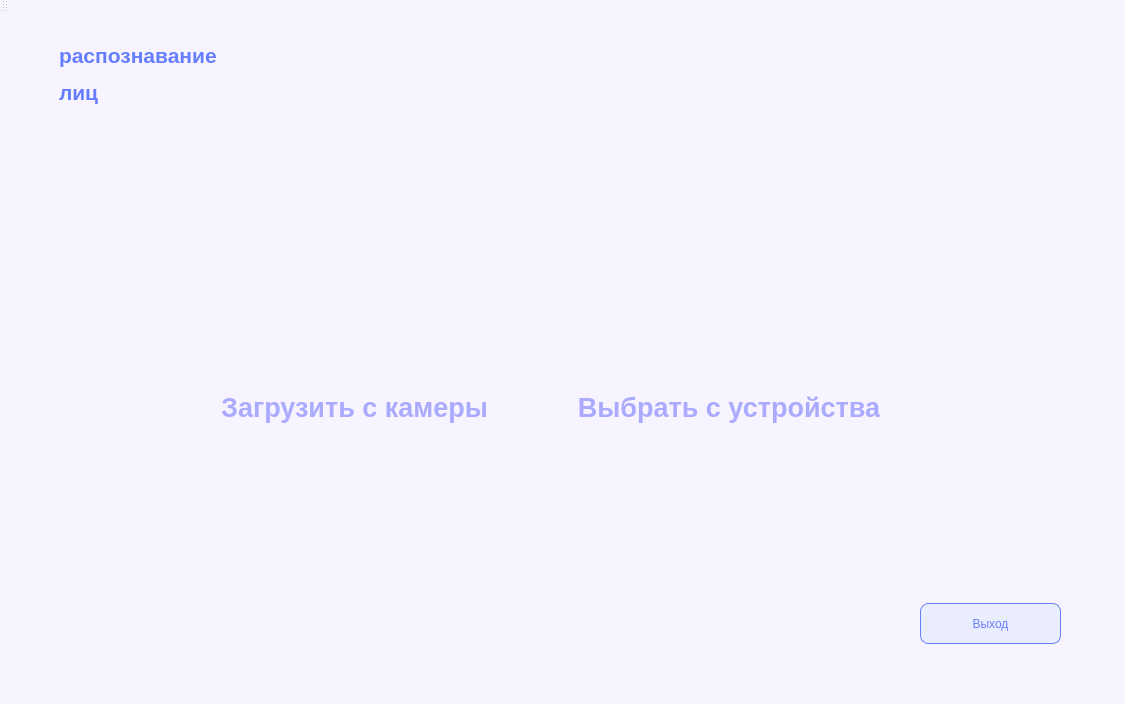
<?xml version="1.0" encoding="UTF-8"?>
<ui version="4.0">
 <class>MainWindow</class>
 <widget class="QMainWindow" name="MainWindow">
  <property name="geometry">
   <rect>
    <x>0</x>
    <y>0</y>
    <width>1125</width>
    <height>704</height>
   </rect>
  </property>
  <property name="windowTitle">
   <string>MainWindow</string>
  </property>
  <property name="styleSheet">
   <string notr="true">border-left: 5px;
background-color: rgb(248, 244, 255);
font: 75 10pt &quot;MS Shell Dlg 2&quot;;</string>
  </property>
  <widget class="QWidget" name="centralWidget">
   <widget class="QPushButton" name="pushButton">
    <property name="geometry">
     <rect>
      <x>920</x>
      <y>590</y>
      <width>141</width>
      <height>41</height>
     </rect>
    </property>
    <property name="sizePolicy">
     <sizepolicy hsizetype="Fixed" vsizetype="Fixed">
      <horstretch>0</horstretch>
      <verstretch>0</verstretch>
     </sizepolicy>
    </property>
    <property name="styleSheet">
     <string notr="true">background-color: rgb(234, 237, 253);
border: 0.5px solid rgb(101, 126, 253);
border-radius: 8px;
color: rgb(105, 127, 254);
text-align: center;
font: 75 20pt &quot;MS Shell Dlg 2&quot;;</string>
    </property>
    <property name="text">
     <string>Выход</string>
    </property>
   </widget>
   <widget class="QWidget" name="layoutWidget">
    <property name="geometry">
     <rect>
      <x>10</x>
      <y>0</y>
      <width>332</width>
      <height>122</height>
     </rect>
    </property>
    <layout class="QHBoxLayout" name="horizontalLayout_3">
     <item>
      <widget class="QPushButton" name="pushButton_2">
       <property name="sizePolicy">
        <sizepolicy hsizetype="Fixed" vsizetype="Fixed">
         <horstretch>0</horstretch>
         <verstretch>0</verstretch>
        </sizepolicy>
       </property>
       <property name="styleSheet">
        <string notr="true">background-color: none;
border-radius: none;</string>
       </property>
       <property name="text">
        <string/>
       </property>
       <property name="icon">
        <iconset>
         <normaloff>D:/Универ/ФСУ/ОПД/Иконки.png</normaloff>D:/Универ/ФСУ/ОПД/Иконки.png</iconset>
       </property>
       <property name="iconSize">
        <size>
         <width>100</width>
         <height>100</height>
        </size>
       </property>
      </widget>
     </item>
     <item>
      <widget class="QLabel" name="label">
       <property name="sizePolicy">
        <sizepolicy hsizetype="Fixed" vsizetype="Fixed">
         <horstretch>0</horstretch>
         <verstretch>0</verstretch>
        </sizepolicy>
       </property>
       <property name="styleSheet">
        <string notr="true">background-color: none;
border-radius: none;</string>
       </property>
       <property name="text">
        <string>&lt;html&gt;&lt;head/&gt;&lt;body&gt;&lt;p&gt;&lt;span style=&quot; font-size:16pt; font-weight:600; color:#657efd;&quot;&gt;распознавание &lt;/span&gt;&lt;/p&gt;&lt;p&gt;&lt;span style=&quot; font-size:16pt; font-weight:600; color:#657efd;&quot;&gt;лиц&lt;/span&gt;&lt;/p&gt;&lt;/body&gt;&lt;/html&gt;</string>
       </property>
      </widget>
     </item>
     <item>
      <spacer name="horizontalSpacer_2">
       <property name="orientation">
        <enum>Qt::Horizontal</enum>
       </property>
       <property name="sizeHint" stdset="0">
        <size>
         <width>40</width>
         <height>20</height>
        </size>
       </property>
      </spacer>
     </item>
    </layout>
   </widget>
   <widget class="QWidget" name="layoutWidget">
    <property name="enabled">
     <bool>true</bool>
    </property>
    <property name="geometry">
     <rect>
      <x>210</x>
      <y>160</y>
      <width>682</width>
      <height>351</height>
     </rect>
    </property>
    <layout class="QHBoxLayout" name="horizontalLayout">
     <item>
      <layout class="QVBoxLayout" name="verticalLayout_2">
       <item>
        <widget class="QPushButton" name="pushButton_10">
         <property name="sizePolicy">
          <sizepolicy hsizetype="Fixed" vsizetype="Fixed">
           <horstretch>0</horstretch>
           <verstretch>0</verstretch>
          </sizepolicy>
         </property>
         <property name="styleSheet">
          <string notr="true"/>
         </property>
         <property name="text">
          <string/>
         </property>
         <property name="icon">
          <iconset>
           <normaloff>../фотик.png</normaloff>../фотик.png</iconset>
         </property>
         <property name="iconSize">
          <size>
           <width>300</width>
           <height>300</height>
          </size>
         </property>
         <property name="flat">
          <bool>true</bool>
         </property>
        </widget>
       </item>
       <item>
        <widget class="QLabel" name="label_12">
         <property name="sizePolicy">
          <sizepolicy hsizetype="Fixed" vsizetype="Fixed">
           <horstretch>0</horstretch>
           <verstretch>0</verstretch>
          </sizepolicy>
         </property>
         <property name="styleSheet">
          <string notr="true">background-color: none;
border-radius: 8px;
color: rgb(170, 170, 255);
text-align: center;
font: 75 20pt &quot;MS Shell Dlg 2&quot;;</string>
         </property>
         <property name="text">
          <string>&lt;html&gt;&lt;head/&gt;&lt;body&gt;&lt;p align=&quot;center&quot;&gt;&lt;span style=&quot; font-size:20pt; font-weight:600;&quot;&gt;Загрузить с камеры&lt;/span&gt;&lt;/p&gt;&lt;/body&gt;&lt;/html&gt;</string>
         </property>
        </widget>
       </item>
      </layout>
     </item>
     <item>
      <spacer name="horizontalSpacer">
       <property name="orientation">
        <enum>Qt::Horizontal</enum>
       </property>
       <property name="sizeHint" stdset="0">
        <size>
         <width>40</width>
         <height>20</height>
        </size>
       </property>
      </spacer>
     </item>
     <item>
      <layout class="QVBoxLayout" name="verticalLayout">
       <item>
        <widget class="QPushButton" name="pushButton_11">
         <property name="enabled">
          <bool>true</bool>
         </property>
         <property name="sizePolicy">
          <sizepolicy hsizetype="Fixed" vsizetype="Fixed">
           <horstretch>0</horstretch>
           <verstretch>0</verstretch>
          </sizepolicy>
         </property>
         <property name="styleSheet">
          <string notr="true"/>
         </property>
         <property name="text">
          <string/>
         </property>
         <property name="icon">
          <iconset>
           <normaloff>../кунук.png</normaloff>../кунук.png</iconset>
         </property>
         <property name="iconSize">
          <size>
           <width>300</width>
           <height>300</height>
          </size>
         </property>
         <property name="flat">
          <bool>true</bool>
         </property>
        </widget>
       </item>
       <item>
        <widget class="QLabel" name="label_11">
         <property name="sizePolicy">
          <sizepolicy hsizetype="Fixed" vsizetype="Fixed">
           <horstretch>0</horstretch>
           <verstretch>0</verstretch>
          </sizepolicy>
         </property>
         <property name="styleSheet">
          <string notr="true">background-color: none;
color: rgb(170, 170, 255);

</string>
         </property>
         <property name="text">
          <string>&lt;html&gt;&lt;head/&gt;&lt;body&gt;&lt;p align=&quot;center&quot;&gt;&lt;span style=&quot; font-size:20pt; font-weight:600;&quot;&gt;Выбрать с устройства&lt;/span&gt;&lt;/p&gt;&lt;/body&gt;&lt;/html&gt;</string>
         </property>
        </widget>
       </item>
      </layout>
     </item>
    </layout>
   </widget>
  </widget>
  <widget class="QMenuBar" name="menuBar">
   <property name="geometry">
    <rect>
     <x>0</x>
     <y>0</y>
     <width>1125</width>
     <height>21</height>
    </rect>
   </property>
  </widget>
  <widget class="QToolBar" name="mainToolBar">
   <property name="windowTitle">
    <string>ЛицеМер</string>
   </property>
   <attribute name="toolBarArea">
    <enum>TopToolBarArea</enum>
   </attribute>
   <attribute name="toolBarBreak">
    <bool>false</bool>
   </attribute>
  </widget>
  <widget class="QStatusBar" name="statusBar"/>
 </widget>
 <layoutdefault spacing="6" margin="11"/>
 <resources/>
 <connections/>
</ui>
